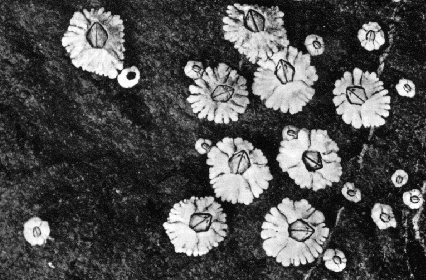
#> input picture Traitement d'image - Bac 3/Images/balanes.png, 426 x 280 px
$ python Exercice4.py
#> lines starting #> are read from the running program, lines starting #| are printed output that depends on the picture; after the words box and inside, x2 and y2 are one past the last pixel; in counts of white or black regions, pixels touching at a corner belong together
from pathlib import Path

import cv2 as cv
import matplotlib.pyplot as plt
import numpy as np

DOSSIER = Path(__file__).resolve().parent
CHEMIN_IMAGE = DOSSIER / "Images" / "balanes.png"

image_gris = cv.imread(str(CHEMIN_IMAGE), cv.IMREAD_GRAYSCALE)
#> image_gris is the input picture: shape (280, 426); min 0, max 255, mean 78.5
if image_gris is None:
    raise FileNotFoundError(f"Impossible de charger {CHEMIN_IMAGE}")

seuil_otsu, masque_initial = cv.threshold(
    image_gris,
    0,
    255,
    cv.THRESH_BINARY + cv.THRESH_OTSU,
)
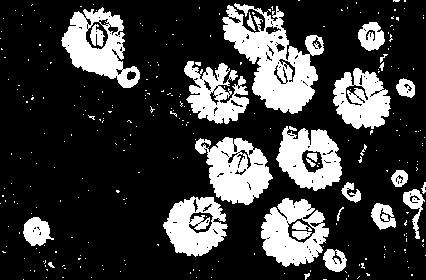
#> masque_initial: shape (280, 426); 23.7% white; 290 white regions (260 under 20 px), largest, box (x1, y1, x2, y2) and area: (222, 3, 324, 114) 5230, (195, 137, 273, 205) 3127, (61, 7, 140, 88) 2972
#> seuil_otsu = 115
noyau = cv.getStructuringElement(cv.MORPH_ELLIPSE, (5, 5))
masque_nettoye = cv.morphologyEx(masque_initial, cv.MORPH_OPEN, noyau)
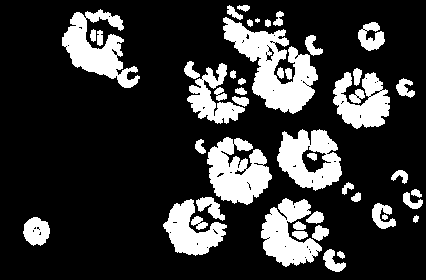
#> masque_nettoye: shape (280, 426); 20.9% white; 48 white regions (1 under 20 px), largest, box (x1, y1, x2, y2) and area: (223, 17, 318, 114) 4038, (207, 137, 272, 205) 2843, (62, 9, 140, 88) 2727

nombre_labels, labels, statistiques, _ = cv.connectedComponentsWithStats(
    masque_nettoye,
    connectivity=8,
)
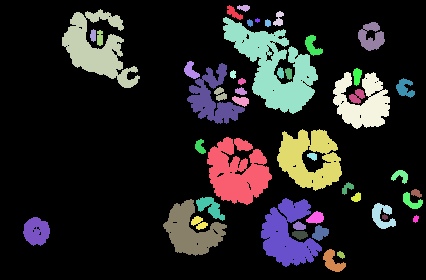
#> labels: shape (280, 426) int32; 49 distinct labels, from 0 to 48; one colour per label, 0 black
#> nombre_labels = 49; statistiques = 49 rows, first 6: [0, 0, 426, 280, 94349], [227, 5, 16, 15, 111], [237, 5, 13, 7, 60], [62, 9, 78, 79, 2727], [273, 11, 11, 15, 97], [223, 17, 95, 97, 4038]
masque_grandes = np.zeros_like(image_gris)
masque_petites = np.zeros_like(image_gris)
seuil_aire_grande = 1000
surface_minimale = 30
nombre_grandes = 0
nombre_petites = 0

for label in range(1, nombre_labels):
    aire = statistiques[label, cv.CC_STAT_AREA]
    if aire >= seuil_aire_grande:
        masque_grandes[labels == label] = 255
        nombre_grandes += 1
    elif aire >= surface_minimale:
        masque_petites[labels == label] = 255
        nombre_petites += 1
#> this loop made 48 passes
#> aire on passes 1 to 12: 111, 60, 2727, 97, 4038, 35, 17, 38, 478, 61, 84, 196
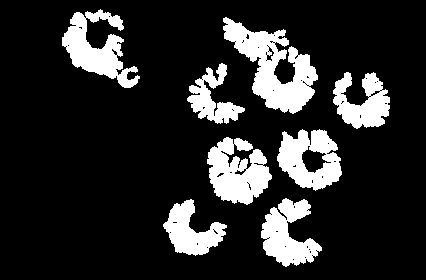
#> masque_grandes: shape (280, 426); 16.5% white; 8 white regions, largest, box (x1, y1, x2, y2) and area: (223, 17, 318, 114) 4038, (207, 137, 272, 205) 2843, (62, 9, 140, 88) 2727
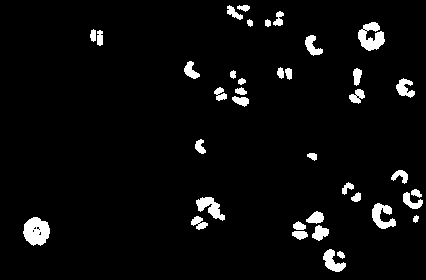
#> masque_petites: shape (280, 426); 4.4% white; 38 white regions, largest, box (x1, y1, x2, y2) and area: (23, 217, 50, 246) 570, (358, 22, 385, 51) 478, (372, 203, 396, 229) 352
#> after the loop, nombre_grandes = 8; nombre_petites = 38

image_grandes = cv.bitwise_and(image_gris, image_gris, mask=masque_grandes)
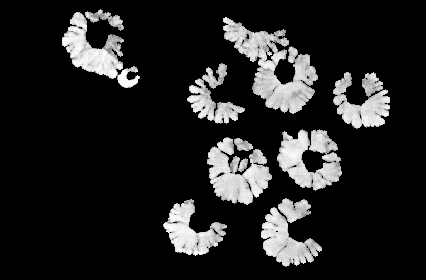
#> image_grandes: shape (280, 426); min 0, max 255, mean 34.3
image_petites = cv.bitwise_and(image_gris, image_gris, mask=masque_petites)
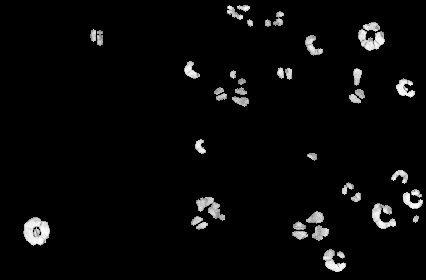
#> image_petites: shape (280, 426); min 0, max 255, mean 8.6

print(f"Seuil d'Otsu : {seuil_otsu:.0f}")
#| Seuil d'Otsu : 115
print(f"Balanes de grande taille : {nombre_grandes}")
#| Balanes de grande taille : 8
print(f"Balanes de petite taille : {nombre_petites}")
#| Balanes de petite taille : 38

fig, axes = plt.subplots(1, 3, figsize=(14, 5))
for axe, image, titre in zip(
    axes,
    (image_gris, image_grandes, image_petites),
    ("Image originale", "Balanes de grande taille", "Balanes de petite taille"),
):
    axe.imshow(image, cmap="gray", vmin=0, vmax=255)
    axe.set_title(titre)
    axe.axis("off")
#> this loop made 3 passes
#> titre on passes 1 to 3: 'Image originale', 'Balanes de grande taille', 'Balanes de petite taille'

fig.tight_layout()
plt.show()

$ run again, with Traitement d'image - Bac 3/Images/Candy1.png copied over Traitement d'image - Bac 3/Images/balanes.png
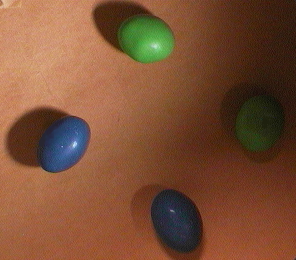
#> input picture Traitement d'image - Bac 3/Images/Candy1.png, 296 x 260 px
#> `seuil_otsu, masque_initial = cv.threshold( image_gris, 0, 255, cv.THRE..`:
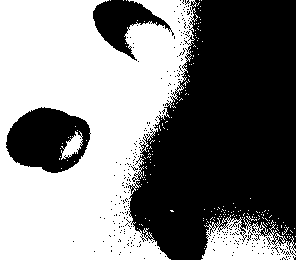
#> masque_initial: shape (260, 296); 50.3% white; 291 black regions (288 under 20 px), largest, box (x1, y1, x2, y2) and area: (128, 0, 296, 260) 31935, (6, 107, 91, 173) 3815, (93, 0, 174, 61) 2027
#> seuil_otsu = 89
#> masque_nettoye: shape (260, 296); 46.1% white; 4 white regions, box (x1, y1, x2, y2) and area: (0, 0, 187, 260) 33905, (203, 234, 285, 260) 1317, (63, 135, 81, 156) 221, (183, 14, 189, 21) 31
#> labels: shape (260, 296) int32; 5 distinct labels, from 0 to 4
#> nombre_labels = 5; statistiques = [[6, 0, 290, 260, 41486], [0, 0, 187, 260, 33905], [183, 14, 6, 7, 31], [63, 135, 18, 21, 221], [203, 234, 82, 26, 1317]]
#> the loop `for label in range(1, nombre_labels):` made 4 passes
#> aire on passes 1 to 4: 33905, 31, 221, 1317
#> after the loop `for label in range(1, nombre_labels):`: nombre_grandes = 2
#> `image_grandes = cv.bitwise_and(image_gris, image_gris, mask=masque_gra..`:
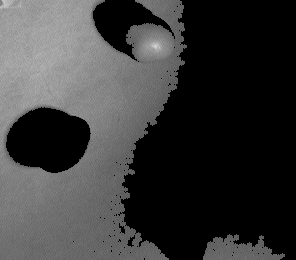
#> image_grandes: shape (260, 296); min 0, max 214, mean 57.2
#| Seuil d'Otsu : 89
#| Balanes de grande taille : 2
#| Balanes de petite taille : 2
#> the loop `for axe, image, titre in zip( axes, (image_gris, image_grandes, image_..` made 3 passes
#> titre on passes 1 to 3: 'Image originale', 'Balanes de grande taille', 'Balanes de petite taille'
